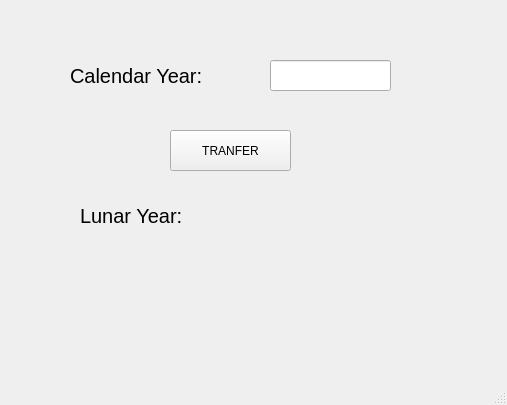
<?xml version="1.0" encoding="UTF-8"?>
<ui version="4.0">
 <class>MainWindow</class>
 <widget class="QMainWindow" name="MainWindow">
  <property name="geometry">
   <rect>
    <x>0</x>
    <y>0</y>
    <width>507</width>
    <height>405</height>
   </rect>
  </property>
  <property name="windowTitle">
   <string>MainWindow</string>
  </property>
  <widget class="QWidget" name="centralwidget">
   <widget class="QLabel" name="label_Calendar">
    <property name="geometry">
     <rect>
      <x>70</x>
      <y>60</y>
      <width>181</width>
      <height>31</height>
     </rect>
    </property>
    <property name="font">
     <font>
      <pointsize>15</pointsize>
     </font>
    </property>
    <property name="text">
     <string>Calendar Year:</string>
    </property>
   </widget>
   <widget class="QLineEdit" name="lineEdit">
    <property name="geometry">
     <rect>
      <x>270</x>
      <y>60</y>
      <width>121</width>
      <height>31</height>
     </rect>
    </property>
    <property name="font">
     <font>
      <pointsize>13</pointsize>
     </font>
    </property>
   </widget>
   <widget class="QLabel" name="label_Lunar">
    <property name="geometry">
     <rect>
      <x>80</x>
      <y>200</y>
      <width>131</width>
      <height>31</height>
     </rect>
    </property>
    <property name="font">
     <font>
      <pointsize>15</pointsize>
     </font>
    </property>
    <property name="text">
     <string>Lunar Year:</string>
    </property>
   </widget>
   <widget class="QPushButton" name="pushButton">
    <property name="geometry">
     <rect>
      <x>170</x>
      <y>130</y>
      <width>121</width>
      <height>41</height>
     </rect>
    </property>
    <property name="text">
     <string>TRANFER</string>
    </property>
   </widget>
   <widget class="QLabel" name="label_Lunar_tranfer">
    <property name="geometry">
     <rect>
      <x>270</x>
      <y>200</y>
      <width>121</width>
      <height>31</height>
     </rect>
    </property>
    <property name="font">
     <font>
      <pointsize>13</pointsize>
     </font>
    </property>
    <property name="text">
     <string/>
    </property>
   </widget>
  </widget>
  <widget class="QMenuBar" name="menubar">
   <property name="geometry">
    <rect>
     <x>0</x>
     <y>0</y>
     <width>507</width>
     <height>26</height>
    </rect>
   </property>
  </widget>
  <widget class="QStatusBar" name="statusbar"/>
 </widget>
 <resources/>
 <connections/>
</ui>
